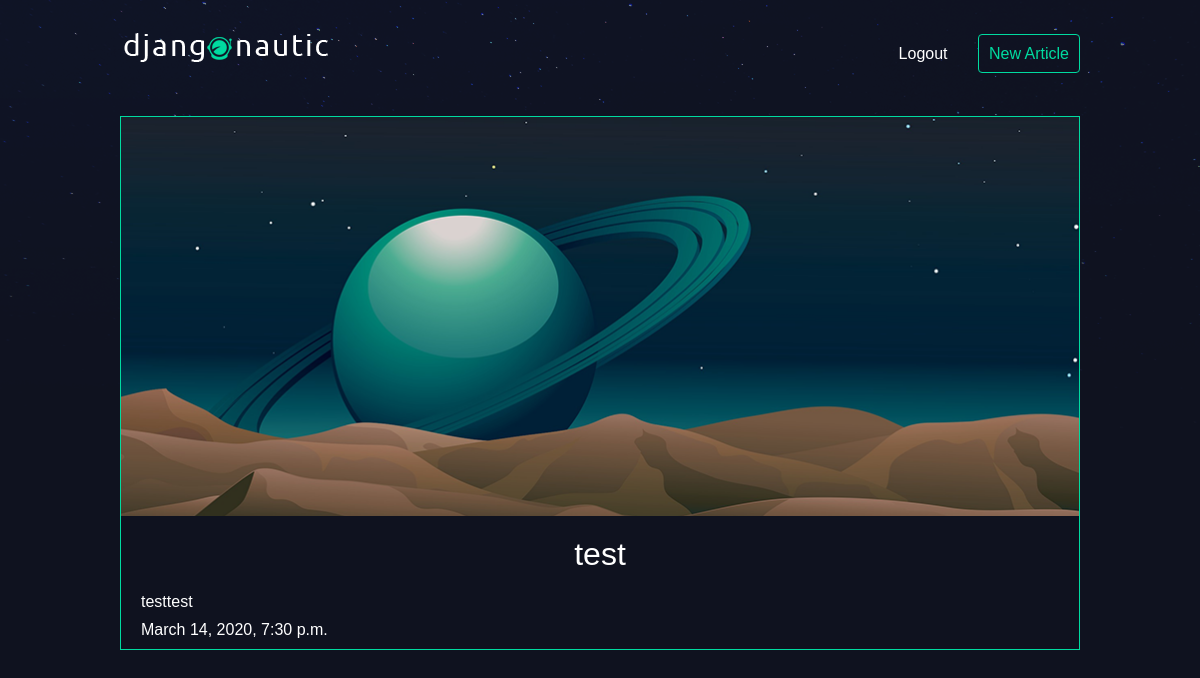
Screenshot of /articles/test/ (signed in) with the database file from the repository.
### articles/models.py (models this page shows, shortened)
class Article(models.Model):
    title = models.CharField(max_length=100)
    slug = models.SlugField()
    body = models.TextField()
    date = models.DateTimeField(auto_now_add=True)
    thumb = models.ImageField(default='default.png', blank=True)
    author = models.ForeignKey(User, default=None, on_delete=models.CASCADE)

### articles/views.py (the view)
# urls.py: path('<slug:slug>/', views.article_detail, name='detail'),
def article_detail(request, slug):
    article = Article.objects.get(slug=slug)
    return render(request, 'articles/article_detail.html', {'article': article})

### articles/templates/articles/article_detail.html
{% extends 'base_layout.html' %}
{% block content %}
<div class="article-detail">
    <div class="article">
        <img src="{{ article.thumb.url }}">
        <h2>{{ article.title }}</h2>
        <p>{{ article.body }}</p>
        <p>{{ article.date }}</p>
    </div>
</div>
{% endblock %}

### assets/styles.css (style rules this page uses)
body { background-color: #0f121f; background-image: url(stars.png); background-repeat: no-repeat; color: #fff; }
body * { font-family: 'Ubuntu', sans-serif; }
h1, h2, h3, h4, h5 { font-weight: normal; margin: 0; }
.article { padding: 10px; border: 1px solid #00dba0; position: relative; padding-bottom: 40px; }
.article h2 { font-size: 1.2em; }
.article-detail .article { padding: 0; }
.article-detail .article img { max-width: 100%; }
.article-detail .article h2 { text-align: center; margin: 20px auto; font-size: 2em }
.article-detail .article p { margin: 10px 20px }
.article p { word-wrap: break-word; }

### rows the page displays
Article: thumb (placeholder picture), title "test", body "testtest", date "March 14, 2020, 7:30 p.m."
